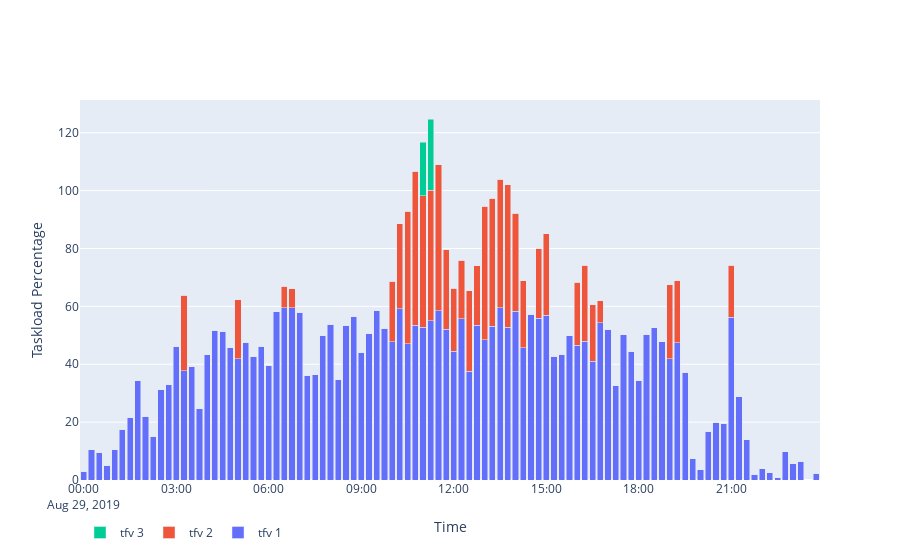

Notebook cell for this chart:
### Code cell
df_sectorised_taskload = model_to_sector_configuration_df(m, time_interval_length_mins)

df_graph_data = create_taskload_by_tfv_data(df_sector_taskloads, df_sectorised_taskload, time_interval_length_mins, 
                                        df_tfv = df_tfv, sort_taskloads = True)

print(report_results(df_sectorised_taskload, num_airspaces_in_config_dict))

create_taskload_by_tfv_bar_chart(df_sectorised_taskload, df_graph_data)

### Figure 1 — Plotly figure (JSON) as saved in the notebook; plotly's stock layout.template omitted (floating-point values rounded to 4 significant figures)
{"data": [{"hovertext": ["['tfv 1: EFINALL']", "['tfv 1: EFINALL']", "['tfv 1: EFINALL']", "['tfv 1: EFINALL']", "['tfv 1: EFINALL']", "['tfv 1: EFINALL']", "['tfv 1: EFINALL']", "['tfv 1: EFINALL']", "['tfv 1: EFINALL']", "['tfv 1: EFINALL']", "['tfv 1: EFINALL']", "['tfv 1: EFINALL']", "['tfv 1: EFINALL']", "['tfv 1: EF10AJ', 'tfv 2: EF4KLMN']", "['tfv 1: EFINALL']", "['tfv 1: EFINALL']", "['tfv 1: EFINALL']", "['tfv 1: EFINALL']", "['tfv 1: EFINALL']", "['tfv 1: EFINALL']", "['tfv 1: EF10AJ', 'tfv 2: EF4KLMN']", "['tfv 1: EFINALL']", "['tfv 1: EFINALL']", "['tfv 1: EFINALL']", "['tfv 1: EFINALL']", "['tfv 1: EFINALL']", "['tfv 1: EF11XHJV', 'tfv 2: EF3VHJ']", "['tfv 1: EF11XHJV', 'tfv 2: EF3VHJ']", "['tfv 1: EFINALL']", "['tfv 1: EFINALL']", "['tfv 1: EFINALL']", "['tfv 1: EFINALL']", "['tfv 1: EFINALL']", "['tfv 1: EFINALL']", "['tfv 1: EFINALL']", "['tfv 1: EFINALL']", "['tfv 1: EFINALL']", "['tfv 1: EFINALL']", "['tfv 1: EFINALL']", "['tfv 1: EFINALL']", "['tfv 1: EF10AFKN', 'tfv 2: EF4GVHJ']", "['tfv 1: EF10AFKN', 'tfv 2: EF4GVHJ']", "['tfv 1: EF8ADKN', 'tfv 2: EF6EJ']", "['tfv 1: EF8ADKN', 'tfv 2: EF6EJ']", "['tfv 1: EF4ABCD', 'tfv 2: EF3EFG', 'tfv 3: EF7VN']", "['tfv 1: EF4ABCD', 'tfv 2: EF3EFG', 'tfv 3: EF7VN']", "['tfv 1: EF10ACHN', 'tfv 2: EF4DEFG']", "['tfv 1: EF7AG', 'tfv 2: EF7VN']", "['tfv 1: EF7AG', 'tfv 2: EF7VN']", "['tfv 1: EF7AG', 'tfv 2: EF7VN']", "['tfv 1: EF8ADKN', 'tfv 2: EF6EJ']", "['tfv 1: EF8ADKN', 'tfv 2: EF6EJ']", "['tfv 1: EF8ADKN', 'tfv 2: EF6EJ']", "['tfv 1: EF8ADKN', 'tfv 2: EF6EJ']", "['tfv 1: EF7AG', 'tfv 2: EF7VN']", "['tfv 1: EF7AG', 'tfv 2: EF7VN']", "['tfv 1: EF7AG', 'tfv 2: EF7VN']", "['tfv 1: EF7AG', 'tfv 2: EF7VN']", "['tfv 1: EFINALL']", "['tfv 1: EF6AF', 'tfv 2: EF8GN']", "['tfv 1: EF6ADLN', 'tfv 2: EF8EM']", "['tfv 1: EFINALL']", "['tfv 1: EFINALL']", "['tfv 1: EFINALL']", "['tfv 1: EF4ABCD', 'tfv 2: EF10EN']", "['tfv 1: EF4ABCD', 'tfv 2: EF10EN']", "['tfv 1: EF4ABCD', 'tfv 2: EF10EN']", "['tfv 1: EF4ABCD', 'tfv 2: EF10EN']", "['tfv 1: EFINALL']", "['tfv 1: EFINALL']", "['tfv 1: EFINALL']", "['tfv 1: EFINALL']", "['tfv 1: EFINALL']", "['tfv 1: EFINALL']", "['tfv 1: EFINALL']", "['tfv 1: EFINALL']", "['tfv 1: EF11XDEF', 'tfv 2: EF3DEF']", "['tfv 1: EF11XDEF', 'tfv 2: EF3DEF']", "['tfv 1: EFINALL']", "['tfv 1: EFINALL']", "['tfv 1: EFINALL']", "['tfv 1: EFINALL']", "['tfv 1: EFINALL']", "['tfv 1: EFINALL']", "['tfv 1: EF6AF', 'tfv 2: EF8GN']", "['tfv 1: EFINALL']", "['tfv 1: EFINALL']", "['tfv 1: EFINALL']", "['tfv 1: EFINALL']", "['tfv 1: EFINALL']", "['tfv 1: EFINALL']", "['tfv 1: EFINALL']", "['tfv 1: EFINALL']", "['tfv 1: EFINALL']", "['tfv 1: EFINALL']", "['tfv 1: EFINALL']"], "name": "tfv 1", "type": "bar", "x": ["2019-08-29T00:00:00+03:00", "2019-08-29T00:15:00+03:00", "2019-08-29T00:30:00+03:00", "2019-08-29T00:45:00+03:00", "2019-08-29T01:00:00+03:00", "2019-08-29T01:15:00+03:00", "2019-08-29T01:30:00+03:00", "2019-08-29T01:45:00+03:00", "2019-08-29T02:00:00+03:00", "2019-08-29T02:15:00+03:00", "2019-08-29T02:30:00+03:00", "2019-08-29T02:45:00+03:00", "2019-08-29T03:00:00+03:00", "2019-08-29T03:15:00+03:00", "2019-08-29T03:30:00+03:00", "2019-08-29T03:45:00+03:00", "2019-08-29T04:00:00+03:00", "2019-08-29T04:15:00+03:00", "2019-08-29T04:30:00+03:00", "2019-08-29T04:45:00+03:00", "2019-08-29T05:00:00+03:00", "2019-08-29T05:15:00+03:00", "2019-08-29T05:30:00+03:00", "2019-08-29T05:45:00+03:00", "2019-08-29T06:00:00+03:00", "2019-08-29T06:15:00+03:00", "2019-08-29T06:30:00+03:00", "2019-08-29T06:45:00+03:00", "2019-08-29T07:00:00+03:00", "2019-08-29T07:15:00+03:00", "2019-08-29T07:30:00+03:00", "2019-08-29T07:45:00+03:00", "2019-08-29T08:00:00+03:00", "2019-08-29T08:15:00+03:00", "2019-08-29T08:30:00+03:00", "2019-08-29T08:45:00+03:00", "2019-08-29T09:00:00+03:00", "2019-08-29T09:15:00+03:00", "2019-08-29T09:30:00+03:00", "2019-08-29T09:45:00+03:00", "2019-08-29T10:00:00+03:00", "2019-08-29T10:15:00+03:00", "2019-08-29T10:30:00+03:00", "2019-08-29T10:45:00+03:00", "2019-08-29T11:00:00+03:00", "2019-08-29T11:15:00+03:00", "2019-08-29T11:30:00+03:00", "2019-08-29T11:45:00+03:00", "2019-08-29T12:00:00+03:00", "2019-08-29T12:15:00+03:00", "2019-08-29T12:30:00+03:00", "2019-08-29T12:45:00+03:00", "2019-08-29T13:00:00+03:00", "2019-08-29T13:15:00+03:00", "2019-08-29T13:30:00+03:00", "2019-08-29T13:45:00+03:00", "2019-08-29T14:00:00+03:00", "2019-08-29T14:15:00+03:00", "2019-08-29T14:30:00+03:00", "2019-08-29T14:45:00+03:00", "2019-08-29T15:00:00+03:00", "2019-08-29T15:15:00+03:00", "2019-08-29T15:30:00+03:00", "2019-08-29T15:45:00+03:00", "2019-08-29T16:00:00+03:00", "2019-08-29T16:15:00+03:00", "2019-08-29T16:30:00+03:00", "2019-08-29T16:45:00+03:00", "2019-08-29T17:00:00+03:00", "2019-08-29T17:15:00+03:00", "2019-08-29T17:30:00+03:00", "2019-08-29T17:45:00+03:00", "2019-08-29T18:00:00+03:00", "2019-08-29T18:15:00+03:00", "2019-08-29T18:30:00+03:00", "2019-08-29T18:45:00+03:00", "2019-08-29T19:00:00+03:00", "2019-08-29T19:15:00+03:00", "2019-08-29T19:30:00+03:00", "2019-08-29T19:45:00+03:00", "2019-08-29T20:00:00+03:00", "2019-08-29T20:15:00+03:00", "2019-08-29T20:30:00+03:00", "2019-08-29T20:45:00+03:00", "2019-08-29T21:00:00+03:00", "2019-08-29T21:15:00+03:00", "2019-08-29T21:30:00+03:00", "2019-08-29T21:45:00+03:00", "2019-08-29T22:00:00+03:00", "2019-08-29T22:15:00+03:00", "2019-08-29T22:30:00+03:00", "2019-08-29T22:45:00+03:00", "2019-08-29T23:00:00+03:00", "2019-08-29T23:15:00+03:00", "2019-08-29T23:30:00+03:00", "2019-08-29T23:45:00+03:00"], "y": [3.044, 10.46, 9.467, 5.033, 10.51, 17.59, 21.69, 34.36, 22.07, 15.05, 31.23, 32.99, 45.97, 37.68, 39.16, 24.71, 43.23, 51.7, 51.33, 45.69, 41.98, 47.55, 42.64, 46.3, 39.72, 58.1, 59.59, 59.55, 58.0, 36.26, 36.33, 49.99, 53.82, 34.6, 53.42, 56.4, 44.2, 50.6, 58.52, 52.49, 47.83, 59.13, 47.15, 53.39, 52.71, 55.1, 58.5, 52.16, 44.48, 55.65, 37.53, 53.45, 48.52, 53.21, 59.54, 52.83, 58.4, 45.69, 57.2, 55.9, 56.96, 42.74, 43.38, 49.79, 46.62, 48.02, 41.08, 54.4, 52.09, 32.74, 50.27, 44.54, 34.22, 50.36, 52.65, 47.83, 41.82, 47.36, 37.18, 7.348, 3.544, 16.93, 19.73, 19.7, 56.27, 28.84, 13.96, 1.933, 3.822, 2.556, 0.8333, 9.678, 5.589, 6.281, 0, 2.267]}, {"hovertext": ["['tfv 1: EFINALL']", "['tfv 1: EFINALL']", "['tfv 1: EFINALL']", "['tfv 1: EFINALL']", "['tfv 1: EFINALL']", "['tfv 1: EFINALL']", "['tfv 1: EFINALL']", "['tfv 1: EFINALL']", "['tfv 1: EFINALL']", "['tfv 1: EFINALL']", "['tfv 1: EFINALL']", "['tfv 1: EFINALL']", "['tfv 1: EFINALL']", "['tfv 1: EF10AJ', 'tfv 2: EF4KLMN']", "['tfv 1: EFINALL']", "['tfv 1: EFINALL']", "['tfv 1: EFINALL']", "['tfv 1: EFINALL']", "['tfv 1: EFINALL']", "['tfv 1: EFINALL']", "['tfv 1: EF10AJ', 'tfv 2: EF4KLMN']", "['tfv 1: EFINALL']", "['tfv 1: EFINALL']", "['tfv 1: EFINALL']", "['tfv 1: EFINALL']", "['tfv 1: EFINALL']", "['tfv 1: EF11XHJV', 'tfv 2: EF3VHJ']", "['tfv 1: EF11XHJV', 'tfv 2: EF3VHJ']", "['tfv 1: EFINALL']", "['tfv 1: EFINALL']", "['tfv 1: EFINALL']", "['tfv 1: EFINALL']", "['tfv 1: EFINALL']", "['tfv 1: EFINALL']", "['tfv 1: EFINALL']", "['tfv 1: EFINALL']", "['tfv 1: EFINALL']", "['tfv 1: EFINALL']", "['tfv 1: EFINALL']", "['tfv 1: EFINALL']", "['tfv 1: EF10AFKN', 'tfv 2: EF4GVHJ']", "['tfv 1: EF10AFKN', 'tfv 2: EF4GVHJ']", "['tfv 1: EF8ADKN', 'tfv 2: EF6EJ']", "['tfv 1: EF8ADKN', 'tfv 2: EF6EJ']", "['tfv 1: EF4ABCD', 'tfv 2: EF3EFG', 'tfv 3: EF7VN']", "['tfv 1: EF4ABCD', 'tfv 2: EF3EFG', 'tfv 3: EF7VN']", "['tfv 1: EF10ACHN', 'tfv 2: EF4DEFG']", "['tfv 1: EF7AG', 'tfv 2: EF7VN']", "['tfv 1: EF7AG', 'tfv 2: EF7VN']", "['tfv 1: EF7AG', 'tfv 2: EF7VN']", "['tfv 1: EF8ADKN', 'tfv 2: EF6EJ']", "['tfv 1: EF8ADKN', 'tfv 2: EF6EJ']", "['tfv 1: EF8ADKN', 'tfv 2: EF6EJ']", "['tfv 1: EF8ADKN', 'tfv 2: EF6EJ']", "['tfv 1: EF7AG', 'tfv 2: EF7VN']", "['tfv 1: EF7AG', 'tfv 2: EF7VN']", "['tfv 1: EF7AG', 'tfv 2: EF7VN']", "['tfv 1: EF7AG', 'tfv 2: EF7VN']", "['tfv 1: EFINALL']", "['tfv 1: EF6AF', 'tfv 2: EF8GN']", "['tfv 1: EF6ADLN', 'tfv 2: EF8EM']", "['tfv 1: EFINALL']", "['tfv 1: EFINALL']", "['tfv 1: EFINALL']", "['tfv 1: EF4ABCD', 'tfv 2: EF10EN']", "['tfv 1: EF4ABCD', 'tfv 2: EF10EN']", "['tfv 1: EF4ABCD', 'tfv 2: EF10EN']", "['tfv 1: EF4ABCD', 'tfv 2: EF10EN']", "['tfv 1: EFINALL']", "['tfv 1: EFINALL']", "['tfv 1: EFINALL']", "['tfv 1: EFINALL']", "['tfv 1: EFINALL']", "['tfv 1: EFINALL']", "['tfv 1: EFINALL']", "['tfv 1: EFINALL']", "['tfv 1: EF11XDEF', 'tfv 2: EF3DEF']", "['tfv 1: EF11XDEF', 'tfv 2: EF3DEF']", "['tfv 1: EFINALL']", "['tfv 1: EFINALL']", "['tfv 1: EFINALL']", "['tfv 1: EFINALL']", "['tfv 1: EFINALL']", "['tfv 1: EFINALL']", "['tfv 1: EF6AF', 'tfv 2: EF8GN']", "['tfv 1: EFINALL']", "['tfv 1: EFINALL']", "['tfv 1: EFINALL']", "['tfv 1: EFINALL']", "['tfv 1: EFINALL']", "['tfv 1: EFINALL']", "['tfv 1: EFINALL']", "['tfv 1: EFINALL']", "['tfv 1: EFINALL']", "['tfv 1: EFINALL']", "['tfv 1: EFINALL']"], "name": "tfv 2", "type": "bar", "x": ["2019-08-29T00:00:00+03:00", "2019-08-29T00:15:00+03:00", "2019-08-29T00:30:00+03:00", "2019-08-29T00:45:00+03:00", "2019-08-29T01:00:00+03:00", "2019-08-29T01:15:00+03:00", "2019-08-29T01:30:00+03:00", "2019-08-29T01:45:00+03:00", "2019-08-29T02:00:00+03:00", "2019-08-29T02:15:00+03:00", "2019-08-29T02:30:00+03:00", "2019-08-29T02:45:00+03:00", "2019-08-29T03:00:00+03:00", "2019-08-29T03:15:00+03:00", "2019-08-29T03:30:00+03:00", "2019-08-29T03:45:00+03:00", "2019-08-29T04:00:00+03:00", "2019-08-29T04:15:00+03:00", "2019-08-29T04:30:00+03:00", "2019-08-29T04:45:00+03:00", "2019-08-29T05:00:00+03:00", "2019-08-29T05:15:00+03:00", "2019-08-29T05:30:00+03:00", "2019-08-29T05:45:00+03:00", "2019-08-29T06:00:00+03:00", "2019-08-29T06:15:00+03:00", "2019-08-29T06:30:00+03:00", "2019-08-29T06:45:00+03:00", "2019-08-29T07:00:00+03:00", "2019-08-29T07:15:00+03:00", "2019-08-29T07:30:00+03:00", "2019-08-29T07:45:00+03:00", "2019-08-29T08:00:00+03:00", "2019-08-29T08:15:00+03:00", "2019-08-29T08:30:00+03:00", "2019-08-29T08:45:00+03:00", "2019-08-29T09:00:00+03:00", "2019-08-29T09:15:00+03:00", "2019-08-29T09:30:00+03:00", "2019-08-29T09:45:00+03:00", "2019-08-29T10:00:00+03:00", "2019-08-29T10:15:00+03:00", "2019-08-29T10:30:00+03:00", "2019-08-29T10:45:00+03:00", "2019-08-29T11:00:00+03:00", "2019-08-29T11:15:00+03:00", "2019-08-29T11:30:00+03:00", "2019-08-29T11:45:00+03:00", "2019-08-29T12:00:00+03:00", "2019-08-29T12:15:00+03:00", "2019-08-29T12:30:00+03:00", "2019-08-29T12:45:00+03:00", "2019-08-29T13:00:00+03:00", "2019-08-29T13:15:00+03:00", "2019-08-29T13:30:00+03:00", "2019-08-29T13:45:00+03:00", "2019-08-29T14:00:00+03:00", "2019-08-29T14:15:00+03:00", "2019-08-29T14:30:00+03:00", "2019-08-29T14:45:00+03:00", "2019-08-29T15:00:00+03:00", "2019-08-29T15:15:00+03:00", "2019-08-29T15:30:00+03:00", "2019-08-29T15:45:00+03:00", "2019-08-29T16:00:00+03:00", "2019-08-29T16:15:00+03:00", "2019-08-29T16:30:00+03:00", "2019-08-29T16:45:00+03:00", "2019-08-29T17:00:00+03:00", "2019-08-29T17:15:00+03:00", "2019-08-29T17:30:00+03:00", "2019-08-29T17:45:00+03:00", "2019-08-29T18:00:00+03:00", "2019-08-29T18:15:00+03:00", "2019-08-29T18:30:00+03:00", "2019-08-29T18:45:00+03:00", "2019-08-29T19:00:00+03:00", "2019-08-29T19:15:00+03:00", "2019-08-29T19:30:00+03:00", "2019-08-29T19:45:00+03:00", "2019-08-29T20:00:00+03:00", "2019-08-29T20:15:00+03:00", "2019-08-29T20:30:00+03:00", "2019-08-29T20:45:00+03:00", "2019-08-29T21:00:00+03:00", "2019-08-29T21:15:00+03:00", "2019-08-29T21:30:00+03:00", "2019-08-29T21:45:00+03:00", "2019-08-29T22:00:00+03:00", "2019-08-29T22:15:00+03:00", "2019-08-29T22:30:00+03:00", "2019-08-29T22:45:00+03:00", "2019-08-29T23:00:00+03:00", "2019-08-29T23:15:00+03:00", "2019-08-29T23:30:00+03:00", "2019-08-29T23:45:00+03:00"], "y": [0, 0, 0, 0, 0, 0, 0, 0, 0, 0, 0, 0, 0, 26.12, 0, 0, 0, 0, 0, 0, 20.22, 0, 0, 0, 0, 0, 7.312, 6.561, 0, 0, 0, 0, 0, 0, 0, 0, 0, 0, 0, 0, 20.81, 29.46, 45.64, 53.28, 45.54, 45.0, 50.38, 27.46, 21.82, 20.3, 27.85, 20.59, 46.0, 44.17, 44.35, 49.24, 33.83, 23.16, 0, 24.09, 28.2, 0, 0, 0, 21.7, 26.14, 19.5, 7.607, 0, 0, 0, 0, 0, 0, 0, 0, 25.64, 21.55, 0, 0, 0, 0, 0, 0, 17.94, 0, 0, 0, 0, 0, 0, 0, 0, 0, 0, 0]}, {"hovertext": ["['tfv 1: EFINALL']", "['tfv 1: EFINALL']", "['tfv 1: EFINALL']", "['tfv 1: EFINALL']", "['tfv 1: EFINALL']", "['tfv 1: EFINALL']", "['tfv 1: EFINALL']", "['tfv 1: EFINALL']", "['tfv 1: EFINALL']", "['tfv 1: EFINALL']", "['tfv 1: EFINALL']", "['tfv 1: EFINALL']", "['tfv 1: EFINALL']", "['tfv 1: EF10AJ', 'tfv 2: EF4KLMN']", "['tfv 1: EFINALL']", "['tfv 1: EFINALL']", "['tfv 1: EFINALL']", "['tfv 1: EFINALL']", "['tfv 1: EFINALL']", "['tfv 1: EFINALL']", "['tfv 1: EF10AJ', 'tfv 2: EF4KLMN']", "['tfv 1: EFINALL']", "['tfv 1: EFINALL']", "['tfv 1: EFINALL']", "['tfv 1: EFINALL']", "['tfv 1: EFINALL']", "['tfv 1: EF11XHJV', 'tfv 2: EF3VHJ']", "['tfv 1: EF11XHJV', 'tfv 2: EF3VHJ']", "['tfv 1: EFINALL']", "['tfv 1: EFINALL']", "['tfv 1: EFINALL']", "['tfv 1: EFINALL']", "['tfv 1: EFINALL']", "['tfv 1: EFINALL']", "['tfv 1: EFINALL']", "['tfv 1: EFINALL']", "['tfv 1: EFINALL']", "['tfv 1: EFINALL']", "['tfv 1: EFINALL']", "['tfv 1: EFINALL']", "['tfv 1: EF10AFKN', 'tfv 2: EF4GVHJ']", "['tfv 1: EF10AFKN', 'tfv 2: EF4GVHJ']", "['tfv 1: EF8ADKN', 'tfv 2: EF6EJ']", "['tfv 1: EF8ADKN', 'tfv 2: EF6EJ']", "['tfv 1: EF4ABCD', 'tfv 2: EF3EFG', 'tfv 3: EF7VN']", "['tfv 1: EF4ABCD', 'tfv 2: EF3EFG', 'tfv 3: EF7VN']", "['tfv 1: EF10ACHN', 'tfv 2: EF4DEFG']", "['tfv 1: EF7AG', 'tfv 2: EF7VN']", "['tfv 1: EF7AG', 'tfv 2: EF7VN']", "['tfv 1: EF7AG', 'tfv 2: EF7VN']", "['tfv 1: EF8ADKN', 'tfv 2: EF6EJ']", "['tfv 1: EF8ADKN', 'tfv 2: EF6EJ']", "['tfv 1: EF8ADKN', 'tfv 2: EF6EJ']", "['tfv 1: EF8ADKN', 'tfv 2: EF6EJ']", "['tfv 1: EF7AG', 'tfv 2: EF7VN']", "['tfv 1: EF7AG', 'tfv 2: EF7VN']", "['tfv 1: EF7AG', 'tfv 2: EF7VN']", "['tfv 1: EF7AG', 'tfv 2: EF7VN']", "['tfv 1: EFINALL']", "['tfv 1: EF6AF', 'tfv 2: EF8GN']", "['tfv 1: EF6ADLN', 'tfv 2: EF8EM']", "['tfv 1: EFINALL']", "['tfv 1: EFINALL']", "['tfv 1: EFINALL']", "['tfv 1: EF4ABCD', 'tfv 2: EF10EN']", "['tfv 1: EF4ABCD', 'tfv 2: EF10EN']", "['tfv 1: EF4ABCD', 'tfv 2: EF10EN']", "['tfv 1: EF4ABCD', 'tfv 2: EF10EN']", "['tfv 1: EFINALL']", "['tfv 1: EFINALL']", "['tfv 1: EFINALL']", "['tfv 1: EFINALL']", "['tfv 1: EFINALL']", "['tfv 1: EFINALL']", "['tfv 1: EFINALL']", "['tfv 1: EFINALL']", "['tfv 1: EF11XDEF', 'tfv 2: EF3DEF']", "['tfv 1: EF11XDEF', 'tfv 2: EF3DEF']", "['tfv 1: EFINALL']", "['tfv 1: EFINALL']", "['tfv 1: EFINALL']", "['tfv 1: EFINALL']", "['tfv 1: EFINALL']", "['tfv 1: EFINALL']", "['tfv 1: EF6AF', 'tfv 2: EF8GN']", "['tfv 1: EFINALL']", "['tfv 1: EFINALL']", "['tfv 1: EFINALL']", "['tfv 1: EFINALL']", "['tfv 1: EFINALL']", "['tfv 1: EFINALL']", "['tfv 1: EFINALL']", "['tfv 1: EFINALL']", "['tfv 1: EFINALL']", "['tfv 1: EFINALL']", "['tfv 1: EFINALL']"], "name": "tfv 3", "type": "bar", "x": ["2019-08-29T00:00:00+03:00", "2019-08-29T00:15:00+03:00", "2019-08-29T00:30:00+03:00", "2019-08-29T00:45:00+03:00", "2019-08-29T01:00:00+03:00", "2019-08-29T01:15:00+03:00", "2019-08-29T01:30:00+03:00", "2019-08-29T01:45:00+03:00", "2019-08-29T02:00:00+03:00", "2019-08-29T02:15:00+03:00", "2019-08-29T02:30:00+03:00", "2019-08-29T02:45:00+03:00", "2019-08-29T03:00:00+03:00", "2019-08-29T03:15:00+03:00", "2019-08-29T03:30:00+03:00", "2019-08-29T03:45:00+03:00", "2019-08-29T04:00:00+03:00", "2019-08-29T04:15:00+03:00", "2019-08-29T04:30:00+03:00", "2019-08-29T04:45:00+03:00", "2019-08-29T05:00:00+03:00", "2019-08-29T05:15:00+03:00", "2019-08-29T05:30:00+03:00", "2019-08-29T05:45:00+03:00", "2019-08-29T06:00:00+03:00", "2019-08-29T06:15:00+03:00", "2019-08-29T06:30:00+03:00", "2019-08-29T06:45:00+03:00", "2019-08-29T07:00:00+03:00", "2019-08-29T07:15:00+03:00", "2019-08-29T07:30:00+03:00", "2019-08-29T07:45:00+03:00", "2019-08-29T08:00:00+03:00", "2019-08-29T08:15:00+03:00", "2019-08-29T08:30:00+03:00", "2019-08-29T08:45:00+03:00", "2019-08-29T09:00:00+03:00", "2019-08-29T09:15:00+03:00", "2019-08-29T09:30:00+03:00", "2019-08-29T09:45:00+03:00", "2019-08-29T10:00:00+03:00", "2019-08-29T10:15:00+03:00", "2019-08-29T10:30:00+03:00", "2019-08-29T10:45:00+03:00", "2019-08-29T11:00:00+03:00", "2019-08-29T11:15:00+03:00", "2019-08-29T11:30:00+03:00", "2019-08-29T11:45:00+03:00", "2019-08-29T12:00:00+03:00", "2019-08-29T12:15:00+03:00", "2019-08-29T12:30:00+03:00", "2019-08-29T12:45:00+03:00", "2019-08-29T13:00:00+03:00", "2019-08-29T13:15:00+03:00", "2019-08-29T13:30:00+03:00", "2019-08-29T13:45:00+03:00", "2019-08-29T14:00:00+03:00", "2019-08-29T14:15:00+03:00", "2019-08-29T14:30:00+03:00", "2019-08-29T14:45:00+03:00", "2019-08-29T15:00:00+03:00", "2019-08-29T15:15:00+03:00", "2019-08-29T15:30:00+03:00", "2019-08-29T15:45:00+03:00", "2019-08-29T16:00:00+03:00", "2019-08-29T16:15:00+03:00", "2019-08-29T16:30:00+03:00", "2019-08-29T16:45:00+03:00", "2019-08-29T17:00:00+03:00", "2019-08-29T17:15:00+03:00", "2019-08-29T17:30:00+03:00", "2019-08-29T17:45:00+03:00", "2019-08-29T18:00:00+03:00", "2019-08-29T18:15:00+03:00", "2019-08-29T18:30:00+03:00", "2019-08-29T18:45:00+03:00", "2019-08-29T19:00:00+03:00", "2019-08-29T19:15:00+03:00", "2019-08-29T19:30:00+03:00", "2019-08-29T19:45:00+03:00", "2019-08-29T20:00:00+03:00", "2019-08-29T20:15:00+03:00", "2019-08-29T20:30:00+03:00", "2019-08-29T20:45:00+03:00", "2019-08-29T21:00:00+03:00", "2019-08-29T21:15:00+03:00", "2019-08-29T21:30:00+03:00", "2019-08-29T21:45:00+03:00", "2019-08-29T22:00:00+03:00", "2019-08-29T22:15:00+03:00", "2019-08-29T22:30:00+03:00", "2019-08-29T22:45:00+03:00", "2019-08-29T23:00:00+03:00", "2019-08-29T23:15:00+03:00", "2019-08-29T23:30:00+03:00", "2019-08-29T23:45:00+03:00"], "y": [0, 0, 0, 0, 0, 0, 0, 0, 0, 0, 0, 0, 0, 0, 0, 0, 0, 0, 0, 0, 0, 0, 0, 0, 0, 0, 0, 0, 0, 0, 0, 0, 0, 0, 0, 0, 0, 0, 0, 0, 0, 0, 0, 0, 18.38, 24.65, 0, 0, 0, 0, 0, 0, 0, 0, 0, 0, 0, 0, 0, 0, 0, 0, 0, 0, 0, 0, 0, 0, 0, 0, 0, 0, 0, 0, 0, 0, 0, 0, 0, 0, 0, 0, 0, 0, 0, 0, 0, 0, 0, 0, 0, 0, 0, 0, 0, 0]}], "layout": {"barmode": "stack", "legend": {"orientation": "h"}, "xaxis": {"title": {"text": "Time"}}, "yaxis": {"title": {"text": "Taskload Percentage"}}}}
